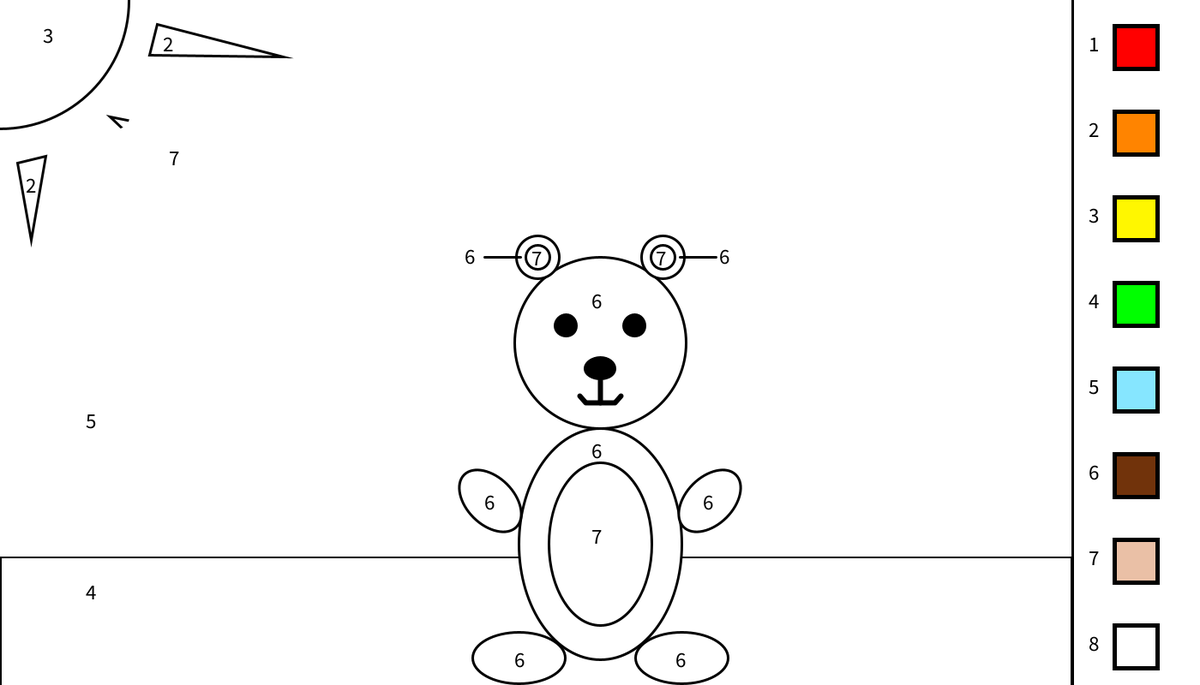
Frame 1 (no input)
Frame 60 (the mouse pressed at the canvas centre just before this capture): identical to frame 1, image omitted
Frame 120 (the mouse held since frame 60 and released just before this capture): identical to frame 1, image omitted

The Processing sketch that drew this single still picture (run headless with seeded random() and noise(); from frame 60 on, the mouse is pressed at the canvas centre):

// Processing sketch: Color_By_Number_Game
// ── Color_By_Number_Game.pde
Grass grass;
Sky sky;
Sun sun;
Cloud cloud;
Bear bear;
Balloons balloon;

Bunny bunny; 

float rx=1300;
float rw=100;
float ry=30;
//The variables
int s1 = 3;
//The stroke weights
color c;
color r = color(255, 0, 0);
color o = color(255, 132, 0);
color y = color(255, 247, 0);
color g = color(0, 255, 0);
color b = color(134, 230, 255);
color brown = color(113, 51, 11);
color tan = color(234, 192, 166);
color w = color(255);
//The colors
void setup() {
  size(1400, 800);
  grass = new Grass();
  sky = new Sky();
  sun = new Sun();
  cloud = new Cloud();
  bear = new Bear();
  bunny = new Bunny();
  balloon = new Balloons();
}

void draw() {
  // if(mousePressed && mouseX> && mouseX< && mouseY> && mouseY<){
  //display the bear drawing 
  //  }
  background(255);
  strokeWeight(5);
  stroke(0);
  line(width-150, 0, width-150, height);
  fill(r);
  rect(rx, ry, 50, 50);
  fill(o);
  rect(rx, ry+100, 50, 50);
  fill(y); 
  rect(rx, ry+200, 50, 50);
  fill(g); 
  rect(rx, ry+300, 50, 50);
  fill(b);
  rect(rx, ry+400, 50, 50);
  fill(brown);
  rect(rx, ry+500, 50, 50);
  fill(tan);
  rect(rx, ry+600, 50, 50);
  fill(w);
  rect(rx, ry+700, 50, 50);
  fill(0);
  textSize(25);
  strokeWeight(s1);
  text("1", rx-30, ry+30);
  text("2", rx-30, ry+130);
  text("3", rx-30, ry+230);
  text("4", rx-30, ry+330);
  text("5", rx-30, ry+430);
  text("6", rx-30, ry+530);
  text("7", rx-30, ry+630);
  text("8", rx-30, ry+730);
  //The drawing
  //The grass in the picture
  grass.display();
  //The sky in the picture
  sky.display();
  //The sun
  sun.display();
  //The cloud
  cloud.display();
  //The bear
  bear.display();
  //The balloons
  //  balloon.display();
  //  //The Bunny
  //  bunny.display();
  //The Grass for coloring
  if (mousePressed && mouseX>0 && mouseX<width-150 && mouseY>height-200 && mouseY<height && c==g) {
    println("touch");
    grass.c = c;
    grass.s1 = g;
  }
  //The sky for coloring
  if (mousePressed && mouseX>0 && mouseX<width-150 && mouseY>0 && mouseY<height-200 && c==b) {
    println("Sky");
    sky.c = c;
    sky.s1 = b;
  }
  //the circle of the sun for coloring
  if (mousePressed && mouseX>0 && mouseX<300 && mouseY>0 && mouseY<300 && c==y) {
    println("sun");
    sun.c = c;
    sun.s1 = y;
  }
  //The rays of the sun for coloring
  if (mousePressed&& mouseX>25 && mouseX<46 && mouseY>186 && mouseY<259 && c==o) {
    sun.c2 = c;
    sun.s2 = o;
  }
  if (mousePressed && mouseX>125 && mouseX<190 && mouseY>141 && mouseY<198 && c==o) {
    sun.c3 =c;
    sun.s3=o;
  }
  if (mousePressed && mouseX>198 && mouseX<300 && mouseY>30 && mouseY<63 && c==o) {
    sun.c4 =c;
    sun.s4=o;
  }
  //The cloud for coloring
  if (mousePressed && mouseX>900 && mouseX<1100 && mouseY>55 && mouseY<210 && c==w) {
    cloud.c =c;
    cloud.s1 = w;
  }
  //The bear for coloring
  //The bear's head
  if (mousePressed && mouseX>600 && mouseX<800 && mouseY>300 && mouseY<500 && c== brown) {
    bear.cb = c;
    bear.s1 = brown;
  }
  //The bear's body
  if (mousePressed && mouseX>600 && mouseX<800 && mouseY>500 && mouseY<700 && c==brown) {
    bear.cb2 = c;
    bear.s2 = brown;
  }
  //The right arm
  if (mousePressed && mouseX>796 && mouseX<860 && mouseY>550 && mouseY<620 && c==brown) {
    bear.cb3 = c;
    bear.s3 = brown;
  }
  //The left arm
  if (mousePressed && mouseX>535 && mouseX<605 && mouseY>550 && mouseY<620 && c==brown) {
    bear.cb4 = c;
    bear.s4 = brown;
  }
  //The right foot
  if (mousePressed && mouseX>740 &&  mouseX<850 && mouseY>735 && mouseY<800 && c== brown) {
    bear.cb6 = c;
    bear.s6 = brown;
  }
  //the left foot
  if (mousePressed && mouseX>550 && mouseX<700 && mouseY>735 && mouseY<800 && c==brown) {
    bear.cb5 = c;
    bear.s5 = brown;
    //The inner belly
  }
  if (mousePressed && mouseX>640 && mouseX<760 && mouseY>540 && mouseY<730 && c==tan) {
    bear.ct =c;
    bear.s11 =tan;
  }
  //The left ear
  if (mousePressed && mouseX>750 && mouseX<800 && mouseY>275 && mouseY<325 && c==brown) {
    bear.cb8 = c;
    bear.s8 = b;
  }
  //The right ear
  if (mousePressed && mouseX>600 && mouseX<650 && mouseY>275 && mouseY<325 && c==brown) {
    bear.cb7 = c;
    bear.s7 = b;
  }
  //The left inner ear
  if (mousePressed && mouseX>760 && mouseX<790 && mouseY>285 && mouseY<313 && c==tan) {
    bear.cr2 = c;
    bear.s9 =tan;
  }
  //The right inner ear
  if (mousePressed && mouseX>610 && mouseX<640 && mouseY>285 && mouseY<313 && c==tan) {
    bear.cr =c;
    bear.s10 =tan;
  }
  //balloons- first 
  //  if (mousePressed && mouseX> && mouseX< && mouseY> && mouseY< && c==b) {
  //    balloon.c1 = c;
  //    balloon.s1 = b;
  //  }
  //  // second balloon
  //  if (mousePressed && mouseX> && mouseX< && mouseY> && mouseY< && c==g) {
  //    balloon.c2 = c;
  //    balloon.s2 = g;
  //  } 
  //  //third balloon
  //  if (mousePressed && mouseX> && mouseX< && mouseY> && mouseY< && c==o) {
  //    balloon.c3= c;
  //    balloon.s3 = o;
  //  }

  //if(mousePressed && mouseX> && mouseX< && mouseY> && mouseY<){
  //THE BUNNY DRAWING
  //The head of the bunny
  //if(mousePressed && mouseX>660 && mouseX<735 && mouseY> && mouseY< && c==w){
  // bunny.c1 = c;
  //bunny.s1 = w;
  //}
  //The body of the bunny 
  //  if(mousePressed && mouseX>550 && mouseX<650 && mouseY> && mouseY< && c==w){
  //    bunny.c2 = c;
  //    bunny.s2 = w;
  //  }
  //The right foot of the bunny
  //if(mousePressed && mouseX>650 && mouseX<700 && mouseY> && mouseY< && c==w){
  //bunny.c3 = c;
  // bunny.s3 = w;
  //}
  //The left foot of the bunny
  //  if (mousePressed && mouseX>550 && mouseX<600 && mouseY> && mouseY< && c==w) {
  //    bunny.c4 = c;
  //    bunny.s4 = w;
  //  }
  //The tail of the bunny
  //  if (mousePressed && mouseX>520 && mouseX<550 && mouseY> && mouseY< && c==w) {
  //    bunny.c5 =c;
  //    bunny.s5 = w;
  //  }
  //DID NOT PUT IN THE X VALUES FOR THIS YET
  // The right ear of the bunny
  // if (mousePressed && mouseX> && mouseX< && mouseY> && mouseY< && c==w) {
  //  bunny.c6 = c;
  //  bunny.c6 = w;
  //  }
  //The left ear of the bunny
  //  if (mousePressed && mouseX> && mouseX< && mouseY> && mouseY< && c==w) {
  //    bunny. c7 = c;
  //    bunny.s7 =w;
  //  }
  //The  nose of the bunny
  //  if (mousePressed && mouseX> && mouseX< && mouseY> && mouseY< && c==r) {
  //    bunny.c8 = c;
  //    bunny.s8 =r;
  //  }
  //The right inner ear
  //  if (mousePressed && mouseX> && mouseX< && mouseY> && mouseY< && c==r) {
  //    bunny.c9 = c;
  //    bunny.c9 = r;
  //  }
  //The left inner ear
  //  if (mousePressed && mouseX> && mouseX< && mouseY> && mouseY< && c==r) {
  //    bunny.c10 = c;
  //    bunny.c10 = r;
  //  }
  //}
  println(mouseY);
}
//The functions that make c eqaul a certain color when the mouse is pressed on the square of that color
void mousePressed() {
  if (mouseX> rx && mouseX<rx+50 && mouseY>ry && mouseY<ry+50) {
    println("red");
    c = color(r);
  } 
  if (mouseX>rx && mouseX<rx+50 && mouseY> ry+100 && mouseY<ry+150) {
    println("orange");
    c = color(o);
  }
  if (mouseX>rx && mouseX<rx+50 && mouseY>ry+200 && mouseY<ry+250) {
    println("yellow");
    c= color(y);
  }
  if (mouseX>rx && mouseX<rx+50 && mouseY>ry+300 && mouseY<ry+350) {
    println("green");
    c = color(g);
  }
  if (mouseX>rx && mouseX<rx+50 && mouseY>ry+400 && mouseY<ry+450) {
    println("blue");
    c = color(b);
  }
  if (mouseX>rx && mouseX<rx+50 && mouseY>ry+500 && mouseY<ry+550) {
    println("brown");
    c = color(brown);
  }
  if (mouseX>rx && mouseX<rx+50 && mouseY>ry+600 && mouseY<ry+650) {
    println("tan");
    c = color(tan);
  }
  if (mouseX>rx && mouseX<rx+50 && mouseY>ry+700 && mouseY<ry+750) {
    println("white");
    c = color(w);
  }
}


// ── Balloons.pde
class Balloons {
  color c1;
  color c2;
  color c3;
  color s1;
  color s2;
  color s3;
  Balloons() {
    c1 = color(255);
    c2 = color(255);
    c3 = color(255);
    s1 = 0;
    s2 = 0;
    s3 = 0;
  }
  void display() {
    strokeWeight(3);
    fill(0);
    line(550, 570, 450, 270);
    line(550, 570, 550, 270);
    line(550, 570, 650, 270);
    fill(c1);
    ellipse(450, 270, 75, 125);
    triangle(469, 323, 460, 360, 490, 330);
    //first balloon, must be filled at same time
    fill(c2);
    ellipse(550, 220, 80, 125);
    triangle(550, 282, 525, 305, 575, 305);
    //second balloon, must be filled at same time
    fill(c3);
    ellipse(650, 270, 75, 125);
    triangle(633, 325, 610, 330, 650, 360);
    //third balloon, must be filled at same time
    textSize(25);
    fill(0);
    text("5", 445, 280);
    //first balloon
    text("4", 545, 230);
    //second balloon
    text("2", 645, 280);
    //third balloon
  }
}


// ── Bear.pde
class Bear {
  int x;
  int y;
  int bodyy;
  int eary;
  int armlength=85;
  int armheight=55;
  int legwidth=108;
  int legheight=60;
  int headdiam=200;
  int bodylength=headdiam-10;
  int bodyheight=headdiam+70;
  int smallbodywidth=bodylength-70;
  int smallbodyheight=bodyheight-80;
  int eyediam=25;
  int noselength=35;
  int noseheight=25;
  int outear=50;
  int inear=28;
  //The color for the:
  //Head
  color cb;
  //Body
  color cb2;
  //right arm
  color cb3;
  //left arm
  color cb4;
  //right foot
  color cb5;
  //left foot
  color cb6;
  //right ear
  color cb7;
  //left ear
  color cb8;
  //Right ear inner
  color cr;
  //left ear inner
  color cr2;
  //Belly inner
  color ct;
  color s1;
  color s2;
  color s3;
  color s4;
  color s5;
  color s6;
  color s7;
  color s8;
  color s9;
  color s10;
  color s11;
  int d = 400; // offset for the mouse because it was in the wrong place 
  Bear() {
    x=width/2;
    y=height/2;
    bodyy=y+235;
    eary=y-100;
    cb = color(255);
    cb2 = color(255);
    cb3 = color(255);
    cb4 = color(255);
    cb5 = color(255);
    cb6 = color(255);
    cb7 = color(255);
    cb8 = color(255);
    cr = color(255);
    cr2 = color(255);
    ct = color(255);
    s1 = 0;
    s2 = 0;
    s3 = 0;
    s4 = 0;
    s5 = 0;
    s6 = 0;
    s7 = 0;
    s8 = 0;
    s9 = 0;
    s10 = 0;
    s11 = 0;
  }
  void display() {
    stroke(0);
    fill(cb);
    ellipse (x, y, headdiam, headdiam); //head
    fill(cb2);
    ellipse (x, bodyy, bodylength, bodyheight); //body
    fill(cb6);
    ellipse (x+95, y+368, legwidth, legheight); //right leg
    fill(cb5);
    ellipse (x-95, y+368, legwidth, legheight); //left leg
    fill(ct);
    ellipse (x, bodyy, smallbodywidth, smallbodyheight); //inner body
    pushMatrix();
    translate (x+128, y+185);
    rotate(radians(-45));
    fill(cb3);
    ellipse (0, 0, armlength, armheight); //right arm
    popMatrix();
    pushMatrix();
    translate (x-128, y+185);
    rotate(radians(45));
    fill(cb4);
    ellipse (0, 0, armlength, armheight); //left arm
    popMatrix();
    fill(0);
    ellipse (x+40, y-20, eyediam, eyediam); //right eye
    ellipse (x-40, y-20, eyediam, eyediam); //left eye
    ellipse(x, y+30, noselength, noseheight); //nose
    fill(cb8);
    ellipse (x+73, eary, outear, outear); //right outer ear
    fill(cb7);
    ellipse (x-73, eary, outear, outear); //left outer ear
    fill(cr2);
    ellipse (x+73, eary, inear, inear); //right inner ear
    fill(cr);
    ellipse (x-73, eary, inear, inear); //left inner ear  
    fill(0);
    strokeWeight(6);
    line(x, y+44, x, y+70); //mouth line 1
    line(x-15, y+70, x+15, y+70); //mouth line 2
    line(317+d, 470, 324+d, 462); //mouth line 3
    line(283+d, 470, 276+d, 462); //mouse line 4
    strokeWeight(3);
    fill(0);
    textSize(25); 
    fill(s1);
    text ("6", x-10, y-40); 
    //head
    fill(s2);  
    text("6", x-10, bodyy-100);
    //outer part of stomach
    fill(s3);
    text ("6", x+120, bodyy-40);
    //right arm
    fill(s4);
    text ("6", x-135, bodyy-40);
    //left arm
    fill(s6);
    text ("6", x+88, y+379);
    //right foot
    fill(s5);
    text ("6", x-100, y+379);
    //left foot
    fill(s8);
    stroke(s8);
    line (x+93, eary, x+135, eary);
    text ("6", x+139, eary+8);
    //outer part of right ear
    fill(s7);
    stroke(s7);
    line (x-93, eary, x-135, eary);
    text ("6", x-158, eary+8);   
    //outer part of left ear
    fill(s9);
    text("7", x+65, eary+10);
    //inner part of right ear
    fill(s10);
    text("7", x-80, eary+10);  
    //inner part of left ear
    fill(s11);
    text ("7", x-10, bodyy);
    //inner part of stomach
  }
}


// ── Cloud.pde
class Cloud {
  color c;
  color s1;
  Cloud() {
    c = color(255);
    s1 = 0;
  }
  void display() {
    noStroke();
    fill(c);
    ellipse(200, 200, 200, 124);
    //    println(mouseX + ", " + mouseY);
    ellipse(198, 156, 100, 100);
    fill(s1);
    text("7", 197, 193);
  }
}


// ── Grass.pde
class Grass {
  color c;
  color s1;
  Grass() {
    c = color(255);
    s1=0;
  }
  void display() {
    fill(c);
    rect(0, height-150, 1250, 200);
    fill(s1);
    text("4", 100, height-100);
  }
}


// ── Sky.pde
class Sky {
  color c;
  color s1;
  Sky() {
    c = color(255);
    s1 = 0;
  }
  void display() {
    fill(c);
    noStroke();
    rect(0, 0, 1250, height-150);
    stroke(3);
    fill(s1);
    text("5", 100, 500);
  }
}

// ── Sun.pde
class Sun {
  color c;
  color c2;
  color c3;
  color c4;
  color s1;
  color s2;
  color s3;
  color s4;
  Sun() {
    c= color(255);
    c2 = color(255);
    c3 = color(255);
    c4 = color(255);
    s1 = 0;
    s2 = 0;
    s3 = 0;
    s4 = 0;
  }
  void display() { 
    fill(c);  
    ellipse(0, 0, 300, 300); 
    fill(c4);  
    triangle(183, 28, 330, 66, 174, 64);  
    fill(c3);
    triangle(168, 144, 128, 136, 210, 214); 
    fill(c2); 
    triangle(53, 182, 20, 190, 36, 280);
    fill(s1);
    text("3", 50, 50);
    fill(s2);
    text("2", 30, 225);
    fill(s3);
    text("2", 163, 170);
    fill(s4);
    text("2", 190, 60);
  }
}


// ── Z_Bunny.pde
class Bunny {
  int x;
  int y;
  color c1;
  color c2;
  color c3;
  color c4;
  color c5;
  color c6;
  color c7;
  color c8;
  color c9;
  color c10;
  color s1;
  color s2;
  color s3;
  color s4;
  color s5;
  color s6;
  color s7;
  color s8;
  color s9;
  color s10;
  Bunny() {
    x=width/2;
    y=height/2;
    c1 = color(255); //head
    c2 = color(255); // body
    c3 = color(255); // right foot
    c4 = color(255); // left foot
    c5 = color(255); // tail
    c6 = color(255); // right ear
    c7 = color(255); // left ear 
    c8 = color(255); // nose
    c9 = color(255); // right inner ear
    c10 = color(255); // left inner ear
    s1 = 0; // head
    s2 = 0; // body
    s3 = 0; // right foot
    s4 = 0; // left foot
    s5 = 0; // tail
    s6 = 0; // right ear
    s7 = 0; // left ear 
    s8 = 0; // nose
    s9 = 0; // right inner ear
    s10 = 0; // left inner ear
  }
  void display() {
    //println(mouseX + " ," + mouseY);
    strokeWeight(3);
    fill(c1);
    ellipse (x, y+70, 74, 74); //head
    fill(c2);
    ellipse (x-80, y+120, 140, 73); //body
    fill(c4);
    ellipse (x-20, y+158, 50, 30); //front paw
    pushMatrix();
    translate (x-120, y+164);
    rotate (radians(20));
    fill(c3);
    ellipse (0, 0, 50, 30); //back paw, rotated slightly
    popMatrix();
    fill(c5);
    ellipse (x-158, y+98, 30, 30); //tail
    pushMatrix();
    translate (x-32, y+13);
    rotate(radians(-25));
    fill(c7);
    ellipse (0, 0, 25, 60); //left outer ear
    fill(c10);
    ellipse (0, 0, 10, 40); //Left inner ear
    popMatrix();
    pushMatrix();
    translate (x+32, y+12);
    rotate(radians(25));
    fill(c6);
    ellipse (0, 0, 25, 60); //Right outer ear
    fill(c9);
    ellipse (0, 0, 10, 40); //Right inner ear
    popMatrix();
    fill(0);
    ellipse (x+15, y+60, 10, 10); //Right eye
    ellipse (x-15, y+60, 10, 10); //Left eye
    fill(c8);
    ellipse (x, y+80, 14, 10); //Nose
    fill(0);
    line(x, y+85, x, y+95); //Nose to mouth line
    line(x-5, y+95, x+5, y+95); //Mouth line 1
    line(294, 395, 290, 392); //Mouth line 2
    line(306, 394, 311, 390); //Mouth line 3
    line(x+7, y+80, x+22, y+80); //whisker 1
    line(x-7, y+80, x-22, y+80); //whisker 2
    pushMatrix();
    translate (x+7, y+80);
    rotate(radians(-25));
    line(0, 0, 16, 0); //whisker 3
    popMatrix();
    pushMatrix();
    translate (x-7, y+80);
    rotate(radians(25));
    line(0, 0, -16, 0); //whisker 4
    popMatrix();
    pushMatrix();
    translate(x+7, y+80);
    rotate(radians(38));
    strokeWeight(1);
    line(-6, 6, 65, 0);
    popMatrix();
    line(x+15, y+60, x+75, y+60);
    line(x-15, y+60, x-75, y+60);
    line (x+32, y+12, x+72, y+12);
    line(x-32, y+12, x-72, y+12);
    line(x+45, y-4, x+99, y-4);
    line(x-45, y-4, x-99, y-4);
    fill(0);
    textSize(18);
    //Here is where all of the numbers are.Everything labeled 1 is the same color, even if 1 isn't the right number.
    fill(s1);
    text("8", x-4, y+60); //This is the head's color-the number in the forehead
    fill(s2);
    text("8", x-80, y+120); //This is the body's number
    fill(s3);
    text("8", x-22, y+162); //This is the right foot's number
    fill(s4);
    text("8", x-122, y+168); //This is the left foot
    fill(s5);
    text("8", x-162, y+104); //Tail
    fill(s6);
    text("8", x+102, y-2); //Right ear
    fill(s7);
    text("8", x-113, y-2); //Left ear
    fill(s8);
    text("1", x+65, y+128); //nose
    fill(s9);
    text ("1", x+79, y+16); //right inner ear
    fill(s10);
    text("1", x-83, y+14); //left inner ear
    //    text ("3", x+79, y+63); //right eye
    //    text("3", x-85, y+63); //left eye
  }
}


// ── Z_Bunny2.pde
class Bunny2 {
  int x;
  int y;
  int head;
  color c1;
  color c2;
  color c3;
  color c4;
  color c5;
  color c6;
  color c7;
  color c8;
  color c9;
  color c10;
  color c11;
  color s1;
  color s2;
  color s3;
  color s4;
  color s5;
  color s6;
  color s7;
  color s8;
  color s9;
  color s10;
  color s11;
  Bunny2() {
    x= 350;
    y=600;
    head = 60;
    c1 = color(255); // head
    c2 = color(255); //right ear
    c3 = color(255); // left ear
    c4 = color(255); // body
    c5 = color(255); // right paw
    c6 = color(255); // left paw
    c7 = color(255); // right leg
    c8 = color(255); // left leg
    c9 = color(255); // carrot
    c10 = color(255); // inner right ear
    c11 = color(255); // inner left ear
    s1=0;
    s2=0;
    s3=0;
    s4=0;
    s5=0;
    s6=0;
    s7=0;
    s8=0;
    s9=0;
    s10=0;
    s11=0;
  }
  void display() {
    stroke(0);
    strokeWeight(3);
    fill(c2);
    ellipse (x+20, y-55, 30, 70); //right ear
    fill(c3);
    ellipse (x-20, y-55, 30, 70); //left ear
    fill(c1);
    ellipse (x, y, head, head); //head
    fill(c4);
    ellipse (x, y+65, 80, 70); //body
    fill(c10);
    ellipse (x+20, y-55, 15, 40); //right inner ear
    fill(c11);
    ellipse (x-20, y-55, 15, 40); //left inner ear
    pushMatrix();
    translate(x+20, y+65);
    rotate(radians(40));
    fill(c5);
    ellipse(0, 0, 15, 25); //right paw
    popMatrix();
    pushMatrix();
    translate(x-20, y+65);
    rotate(radians(-40));
    fill(c6);
    ellipse(0, 0, 15, 25); //left paw
    popMatrix();
    fill(c7);
    ellipse (x+30, y+104, 30, 20); //right leg
    fill(c8);
    ellipse (x-30, y+104, 30, 20); //left leg
    fill(0);
    ellipse (x+13, y-7, 10, 10); //right eye
    ellipse (x-13, y-7, 10, 10); //left eye
    textSize(20);
    line (x, y+7, x, y+20);
    line (x-5, y+20, x+5, y+20);  
    fill(s1);
    text("7", x-5, y-10); //head
    stroke(s2);
    line (380, 539, 430, 539);
    fill(s2);
    text ("7", 434, 542); //outer right ear
    stroke(s3);
    line(327, 568, 290, 568);
    fill(s3);
    text ("7", 281, 570); //outer left ear
    stroke(0);
    fill(s4);
    text("7", x-7, y+60); //body
    textSize(12);
    fill(s5);
    text("7", x+20, y+70); //right arm
    fill(s6);
    text("7", x-23, y+70); //left arm
    fill(s7);
    text("7", x+30, y+108); //right leg
    fill(s8);
    text("7", x-30, y+108); //left leg 
    fill(c9);
    triangle(347, 664, 361, 654, 371, 685);
    fill(s9);
    text("2", 356, 671);
    fill(0);
    triangle(x-7, y+2, x+7, y+2, x, y+12);
    fill(s10);
    text("1", x+15, y-51); //right inner ear
    fill(s11);
    text("1", x-27, y-51); //left inner ear
  }
}


// ── Z_Cloud.pde
class Cloud2 {
  int x = 800;
  int y = -50;
  color c;
  color s1;
  Cloud2() {
    c = color(255);
    s1 = 0;
  }
  void display() {
    noStroke();
    fill(c);
    ellipse(198+x, 156+y, 100, 100);
    ellipse(200+x, 200+y, 200, 124);
    fill(s1);
    text("8", 197+x, 193+y);
  }
}


// ── Z_Flower.pde
class Flower {
  float a;
  color c1;
  color c2;
  color c3;
  color c4;
  color s1;
  color s2;
  color s3;
  color s4;

  Flower() {
    a= 100;
    c1 = color(255);
    c2 = color(255);
    c3 = color(255);
    c4 = color(255);
  }
  void display() {
    fill(c1);
    ellipse(346+8, 635, a, 40); //left leaf
    ellipse(454+8, 635, a, 40); //right leaf
    rect(width/2, height/2+70, 20, 350); //stem
    ellipse(width/2, height/2, a, a); //top petal
    ellipse(472, 450, a, a); //right petal
    ellipse(417, 526, a, a); //bottom petal
    ellipse(340, 466, a, a); //left petal
    ellipse(width/2+8, height/2+60, 80, 80); //middle
    fill(0);
    textSize(29);
    text ("3", width/2, height/2+70); //middle
    text("4", width/2+2, height/2+280); //stem
    text ("4", 346+4, 645); //left leaf
    text ("4", 454+8, 645); //right leaf
    text ("1", width/2, height/2); // top petal
    text("1", 472, 450); //right petal
    text("1", 410, 540); //bottom petal
    text("1", 340, 466); //left petal
  }
}


// ── Z_Grass2.pde
class Grass2 {
  color c1;
  color s1;
  Grass2() {
    c1 = color(255);
    s1 =0;
  }
  void display() {
    fill(c1);
    rect(0, height-250, 1250, 300);
    fill(s1);
    text("4", 100, height-100);
  }
}
